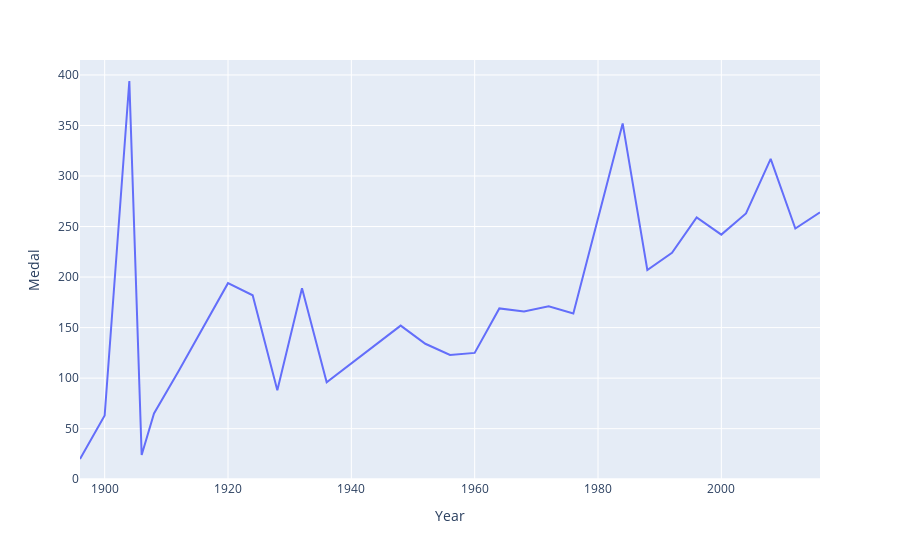

This figure's notebook cell:
### Code cell
fig = px.line(final_df, x="Year", y="Medal")
fig.show()

### Figure 1 — Plotly figure (JSON) as saved in the notebook; plotly's stock layout.template omitted (floating-point values rounded to 4 significant figures)
{"data": [{"hovertemplate": "Year=%{x}<br>Medal=%{y}<extra></extra>", "legendgroup": "", "line": {"color": "#636efa", "dash": "solid"}, "marker": {"symbol": "circle"}, "mode": "lines", "name": "", "orientation": "v", "showlegend": false, "type": "scatter", "x": [1896, 1900, 1904, 1906, 1908, 1912, 1920, 1924, 1928, 1932, 1936, 1948, 1952, 1956, 1960, 1964, 1968, 1972, 1976, 1984, 1988, 1992, 1996, 2000, 2004, 2008, 2012, 2016], "xaxis": "x", "y": [20, 63, 394, 24, 65, 107, 194, 182, 88, 189, 96, 152, 134, 123, 125, 169, 166, 171, 164, 352, 207, 224, 259, 242, 263, 317, 248, 264], "yaxis": "y"}], "layout": {"legend": {"tracegroupgap": 0}, "margin": {"t": 60}, "xaxis": {"anchor": "y", "domain": [0, 1], "title": {"text": "Year"}}, "yaxis": {"anchor": "x", "domain": [0, 1], "title": {"text": "Medal"}}}}
